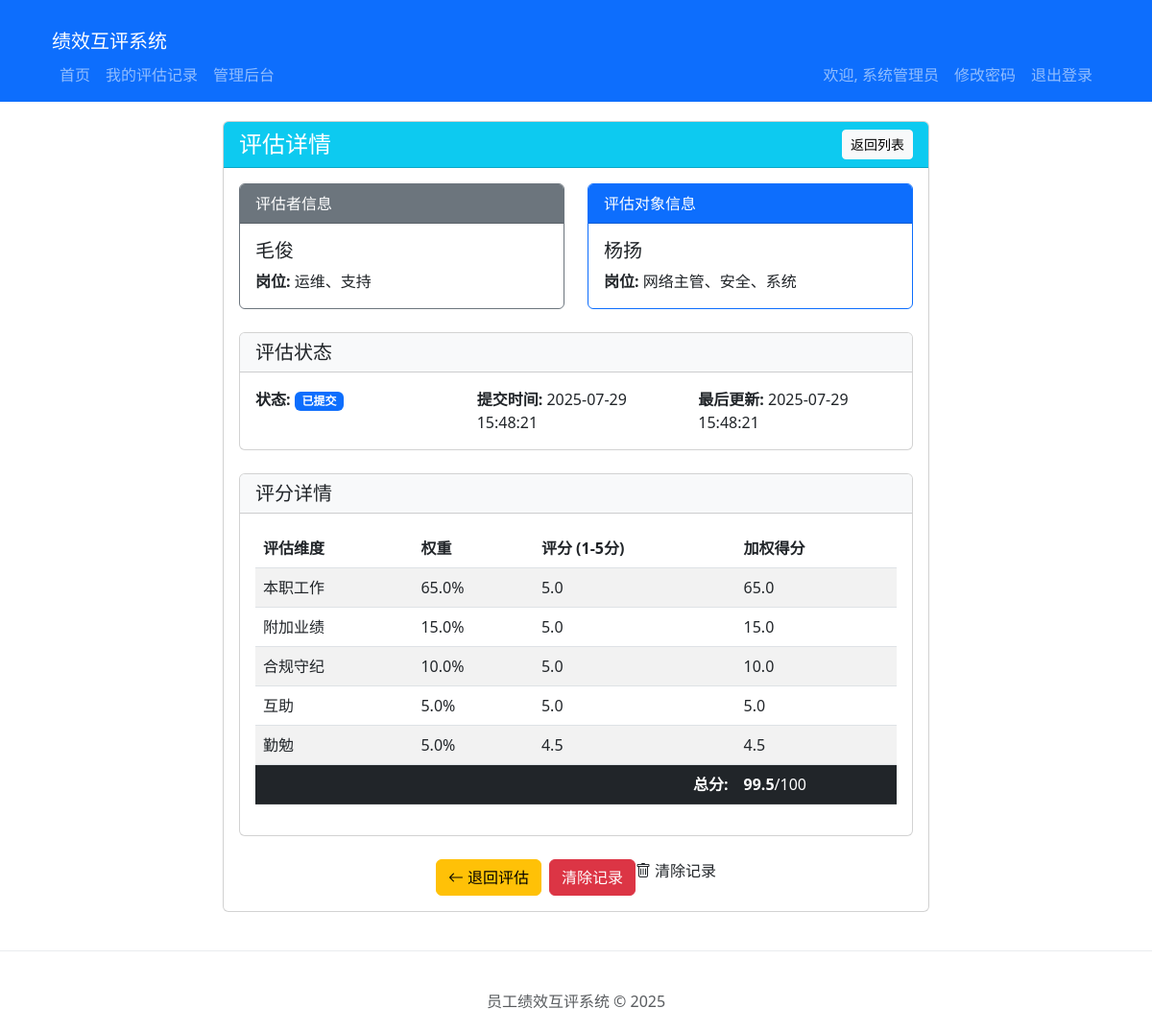
Before: /admin/evaluations/view/1 (signed in) with the older database file.
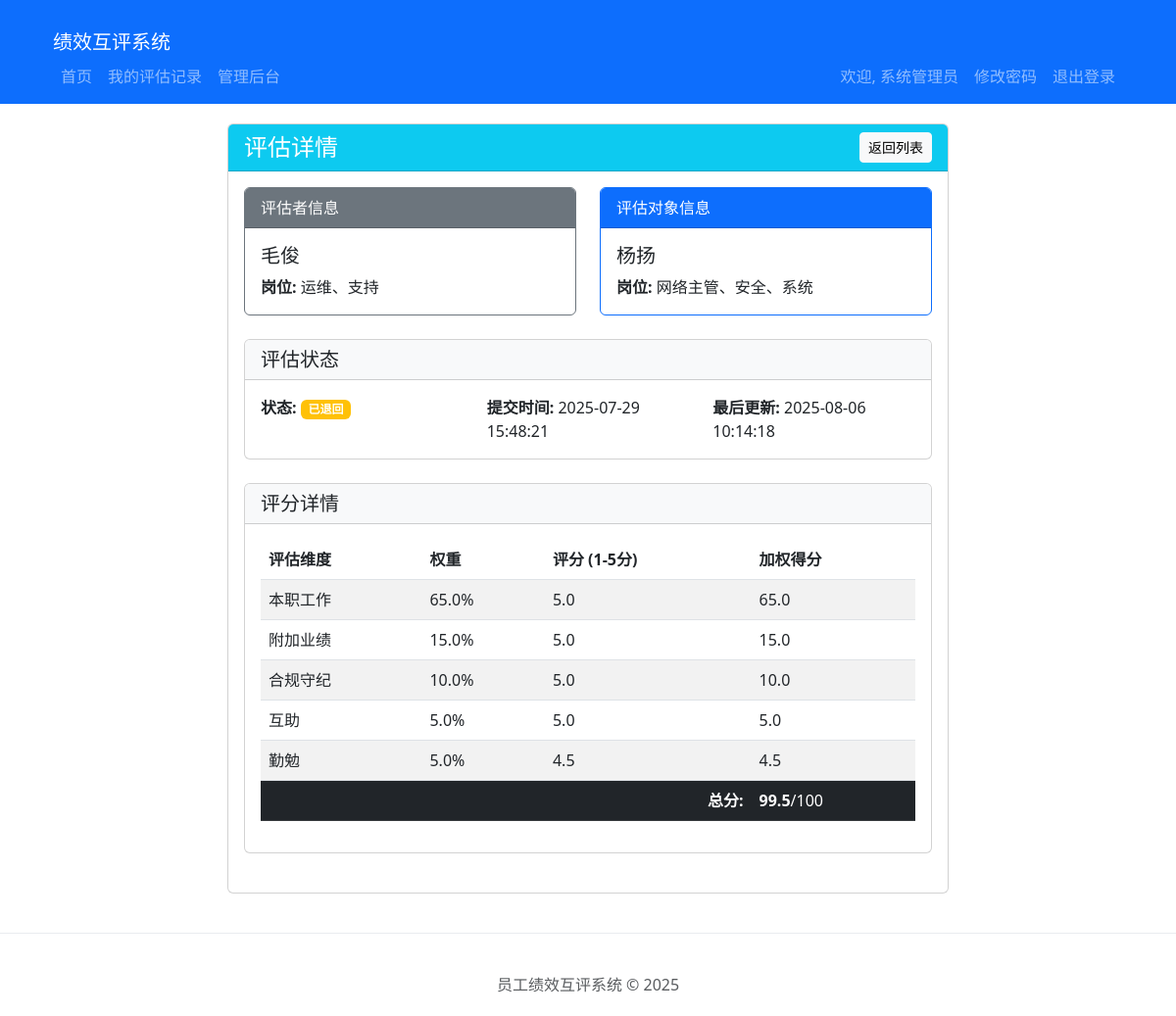
After: the same page with the newer database file.
### models.py (models this page shows, shortened)
class EvaluationRecord(db.Model):
    __tablename__ = 'evaluation_record'
    id = db.Column(db.Integer, primary_key=True)
    evaluator_id = db.Column(db.Integer, db.ForeignKey('employee.id'), nullable=False)
    evaluatee_id = db.Column(db.Integer, db.ForeignKey('employee.id'), nullable=False)
    task_id = db.Column(db.Integer, db.ForeignKey('evaluation_task.id'), nullable=False)
    status = db.Column(db.String(20), default='submitted')  # submitted, returned, withdrawal_requested
    submitted_at = db.Column(db.DateTime, default=datetime.utcnow)
    created_at = db.Column(db.DateTime, default=datetime.utcnow)
    updated_at = db.Column(db.DateTime, default=datetime.utcnow, onupdate=datetime.utcnow)
    withdrawal_reason = db.Column(db.Text)
    evaluator = db.relationship('Employee', foreign_keys=[evaluator_id], backref='evaluations_made')
    evaluatee = db.relationship('Employee', foreign_keys=[evaluatee_id], backref='evaluations_received')
    scores = db.relationship('EvaluationScore', backref='record', cascade='all, delete-orphan')
    task = db.relationship('EvaluationTask', back_populates='records')
    @property
    def total_score(self):
        published_scores = self.scores  # 包含所有维度的评分，不限制发布状态
        total = sum(score.score * score.dimension.weight for score in published_scores)
        total_weight = sum(score.dimension.weight for score in published_scores)
        if total_weight == 0:
            return 0  # 避免除以零错误
        if total_weight > 1.0001:
            from flask import current_app
            current_app.logger.warning(f"评估维度权重总和超过100%: {total_weight:.4f}")
        return round(min(total * 20, 100.0), 2)  # 确保总分不超过100分

### app.py (the view)
@app.route('/admin/evaluations/view/<int:id>')
@login_required
@admin_required
def view_evaluation(id):
    from models import EvaluationRecord
    evaluation = EvaluationRecord.query.options(joinedload(EvaluationRecord.scores).joinedload(EvaluationScore.dimension)).get_or_404(id)
    return render_template('admin/evaluation_view.html', evaluation=evaluation)

### app.py (called while the page is built)
def admin_required(f):
    @wraps(f)
    def decorated_function(*args, **kwargs):
        if not current_user.is_authenticated:
            return redirect(url_for('login', next=request.url))
        if not current_user.is_admin:
            abort(403)
        return f(*args, **kwargs)
    return decorated_function

@app.template_filter('shanghai_time')
def shanghai_time_filter(dt, format='%Y-%m-%d %H:%M:%S'):
    if dt is None:
        return ""
    utc_dt = pytz.utc.localize(dt)
    shanghai_tz = pytz.timezone('Asia/Shanghai')
    return utc_dt.astimezone(shanghai_tz).strftime(format)

@login_manager.user_loader
def load_user(user_id):
    return Employee.query.get(int(user_id))

### templates/admin/evaluation_view.html (shortened to what the changed rows need)
{% extends 'base.html' %}
{% block content %}
<div class="row">
    <div class="col-md-8 offset-md-2">
        <div class="card">
            <div class="card-body">
                <div class="row mb-4">
                    <div class="col-md-6">
                    </div>
                    <div class="col-md-6">
                    </div>
                </div>
                <div class="card mb-4">
                    <div class="card-header bg-light">
                    </div>
                    <div class="card-body">
                        <div class="row">
                            <div class="col-md-4">
                                <strong>状态:</strong>
                                {% if evaluation.status == 'draft' %}
                                    <span class="badge bg-secondary">草稿</span>
                                {% elif evaluation.status == 'submitted' %}
                                    <span class="badge bg-primary">已提交</span>
                                {% elif evaluation.status == 'returned' %}
                                    <span class="badge bg-warning">已退回</span>
                                {% endif %}
                            </div>
                            <div class="col-md-4">
                                <strong>提交时间:</strong>
                                {{ evaluation.submitted_at|shanghai_time if evaluation.submitted_at else '-' }}
                            </div>
                            <div class="col-md-4">
                                <strong>最后更新:</strong>
                                {{ evaluation.updated_at|shanghai_time }}
                            </div>
                        </div>
                    </div>
                </div>
                <div class="card mb-4">
                    <div class="card-header bg-light">
                    </div>
                    <div class="card-body">
                        <div class="table-responsive">
                            <table class="table table-striped">
                                <thead>
                                    <tr>
                                        <th>评估维度</th>
                                        <th>权重</th>
                                        <th>评分 (1-5分)</th>
                                        <th>加权得分</th>
                                    </tr>
                                </thead>
                            </table>
                        </div>
                    </div>
                </div>
                <div class="d-flex justify-content-center">
                    {% if evaluation.status == 'submitted' %}
                        <a href="{{ url_for('return_evaluation', id=evaluation.id) }}" class="btn btn-warning me-2" onclick="return confirm('确定要退回此评估吗？')">
                            <i class="bi bi-arrow-left me-1"></i>退回评估
                        </a>
                        <form action="{{ url_for('delete_evaluation', id=evaluation.id) }}" method="post" onsubmit="return confirm('确定要清除此评估记录吗？此操作不可恢复。')">
    <button type="submit" class="btn btn-danger">清除记录</button>
</form>
                            <i class="bi bi-trash me-1"></i>清除记录
                    {% endif %}
                </div>
            </div>
        </div>
    </div>
</div>
{% endblock %}
{% block extra_css %}
<link rel="stylesheet" href="https://cdn.jsdelivr.net/npm/bootstrap-icons@1.10.5/font/bootstrap-icons.css">
{% endblock %}

Changed rows visible on the page:
changed EvaluationRecord: status "submitted" → "returned" (drawn); updated_at|shanghai_time "2025-07-29 15:48:21" → "2025-08-06 10:14:18"
Other visible differences:
text no longer shown: "已提交 退回评估 清除记录 清除记录"
text now shown: "已退回"
